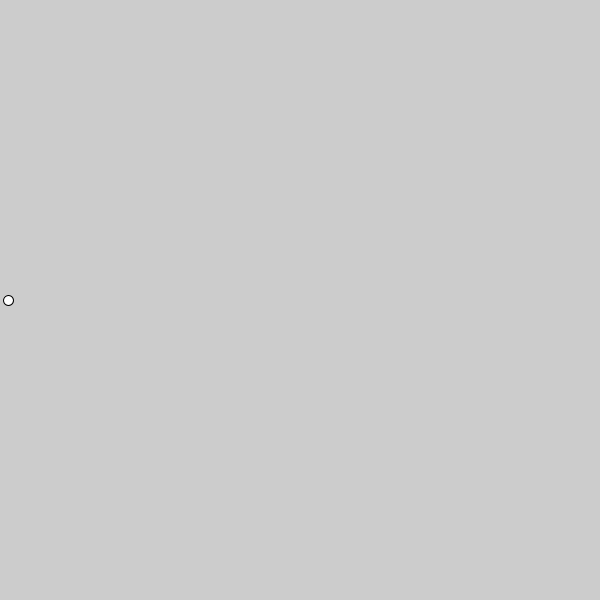
Frame 1 (no input)
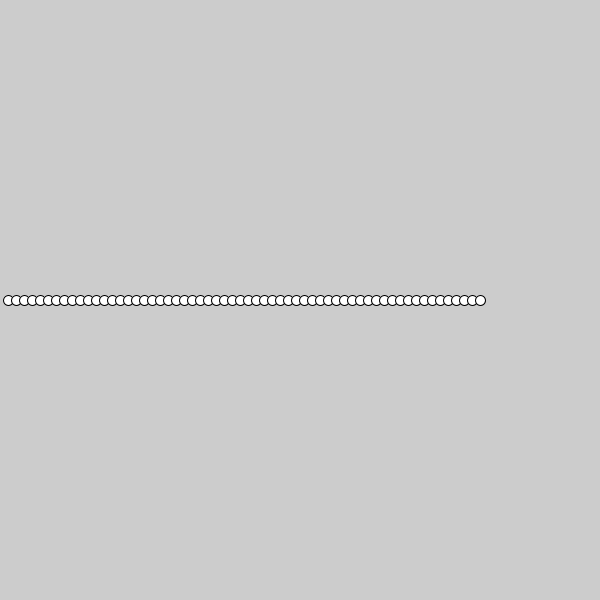
Frame 60 (the mouse pressed at the canvas centre just before this capture)
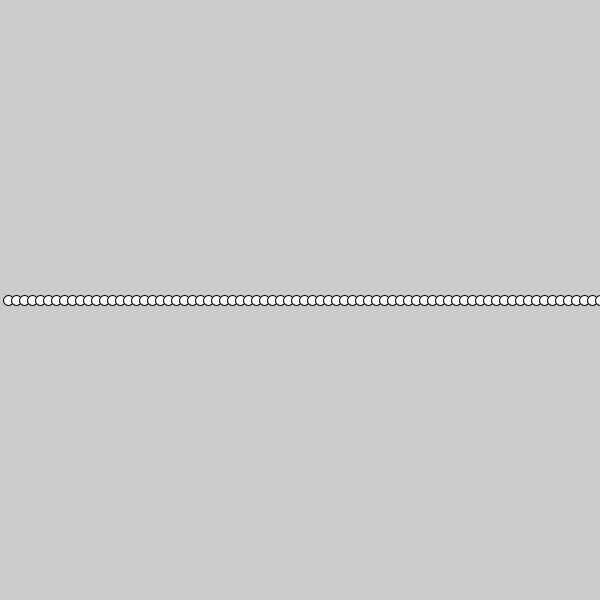
Frame 120 (the mouse held since frame 60 and released just before this capture)

The Processing sketch that drew these frames (run headless with seeded random() and noise(); from frame 60 on, the mouse is pressed at the canvas centre):

// Processing sketch: processing_183301
// ── processing_183301.pde

float gato = 0 ;
void setup(){
size(600,600);
}
void draw () {
gato = gato + 8 ;
ellipse(gato,300,10,10);
}
